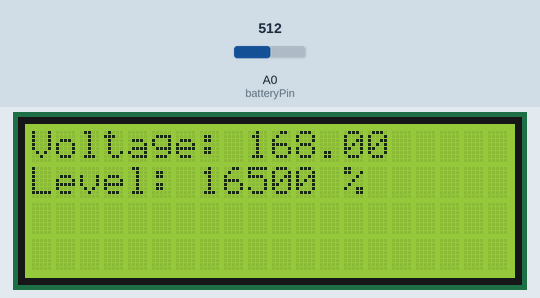
A sketch run on a simulated Arduino Uno, built with avr-gcc and run on an emulated ATmega328P. Parts: 20×4 character LCD. The inputs (shaded band) are chosen by the test bench; at power-on: A0 (batteryPin) = 512. What the sketch prints to the serial monitor is not drawn.

Above: at 1.3 s.
1.4 s: A0 (batteryPin) set to 333
At 3.4 s:
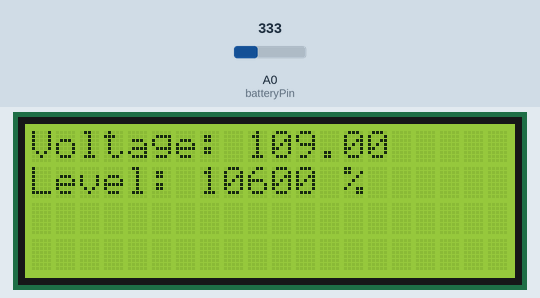
3.7 s: A0 (batteryPin) set to 304
At 4.7 s:
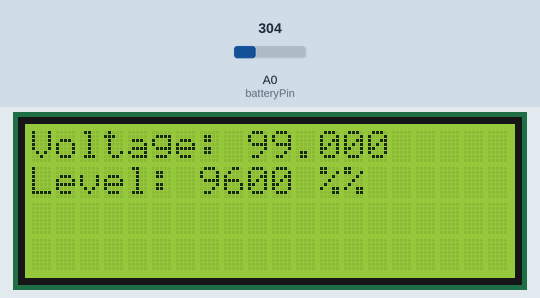
5.7 s: A0 (batteryPin) set to 122
At 7.1 s:
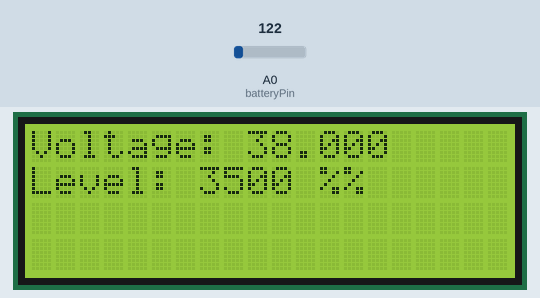
7.8 s: A0 (batteryPin) set to 511
At 9.6 s:
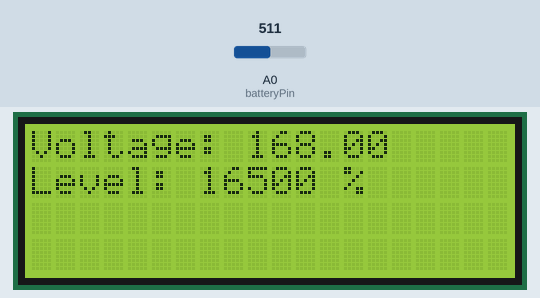
Timing chart, 0 to 10.8 s (numbered marks = the images above; inputs shaded):
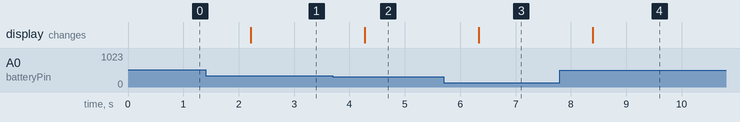

The sketch:

Battery_Level.ino
```cpp
//Test first the reading of Analog A0;
//And change the minVoltage and MaximumVoltage dependeing on the minimum value and max value of A0;

//10k Resistor
//Gnd
//Vin
//A0


// LCD
#include <Wire.h>
#include <LiquidCrystal_I2C.h>
LiquidCrystal_I2C lcd(0x27,20,4);  // set the LCD address to 0x27 for a 16 chars and 2 line display


const int batteryPin = A0; // Analog pin connected to the battery voltage divider
const float minVoltage = 3.5; // Minimum voltage (corresponding to analog reading of 19)
const float maxVoltage = 4.2; // Maximum voltage (corresponding to analog reading of 24)

void setup() {
  Serial.begin(9600); // Initialize serial communication for displaying the battery level
  // //   LCD ------------------
  lcd.init();                      // initialize the lcd
  lcd.init();
  lcd.backlight();
////   LCD ------------------
}

void loop() {
  float analogReading = analogRead(batteryPin); // Read the analog value from the battery pin


// float batteryVoltage = (analogReading * 5.0) / 1023.0; // Convert the analog value to voltage
float batteryVoltage = map(analogReading, 15, 18, minVoltage, maxVoltage); // Convert the analog value to voltage
//float batteryVoltage = analogReading * (5.16 / 1023.00) * 2;
Serial.println(analogReading);
// Estimate the battery level based on your b attery characteristics
  int batteryLevel = map(batteryVoltage, 3.5, 4.2, 0, 100); // Adjust the voltage range based on your battery's discharge curve
//  map(batteryVoltage, 0.0(minimum value battery volatage), 7.39 (maximum expected voltage), 0 (0% battery level), 100 ( 100 % battery level));
// int batteryLevel = map(analogReading, 15, 18, 0, 100); // Map the analog reading directly to the battery level range

  Serial.print("Battery Voltage: ");
  Serial.print(batteryVoltage);
  Serial.print("V, Battery Level: ");
  Serial.print(batteryLevel);
  Serial.println("%");
  lcd.setCursor(0,0);
  lcd.print("Voltage: ");
  lcd.print(batteryVoltage);
  lcd.setCursor(0,1);
  lcd.print("Level: ");
  lcd.print(batteryLevel);
  lcd.print(" %");
//  lcd.print(analogReading);
  delay(1000);
}
```

Measured:
- the behaviour switches between 315 and 314 on A0 (batteryPin) (found by bisection; images 1 and 2)
- after the input at 1.4 s, the display: changes after 0.82 s (image 1)
- after the input at 3.7 s, the display: changes after 0.58 s (image 2)
- after the input at 5.7 s, the display: changes after 0.63 s (image 3)
- after the input at 7.8 s, the display: changes after 0.59 s (image 4)
